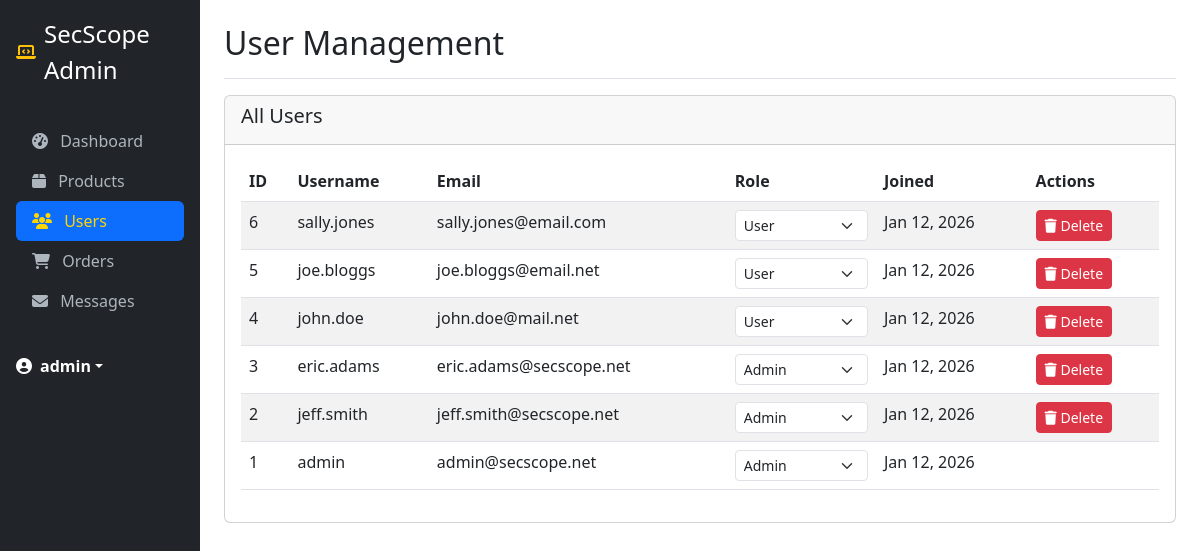
The page /admin/users.php (signed in) on the database its author committed.
### tables this page shows
CREATE TABLE users (
    id INT AUTO_INCREMENT PRIMARY KEY,
    username VARCHAR(50) NOT NULL UNIQUE,
    email VARCHAR(100) NOT NULL UNIQUE,
    password VARCHAR(255) NOT NULL,
    role ENUM('admin', 'user') DEFAULT 'user',
    created_at TIMESTAMP DEFAULT CURRENT_TIMESTAMP
);

### src/admin/users.php (the view, shortened to what this page needs)
<?php
include '../includes/config.php';
$users_query = "SELECT * FROM users ORDER BY id DESC";
$users_result = $conn->query($users_query);
?>
<!DOCTYPE html>
<html lang="en">
<head>
    <link href="https://cdn.jsdelivr.net/npm/bootstrap@5.3.0/dist/css/bootstrap.min.css" rel="stylesheet">
    <link rel="stylesheet" href="https://cdnjs.cloudflare.com/ajax/libs/font-awesome/6.4.0/css/all.min.css">
</head>
<body>
    <div class="container-fluid">
        <div class="row">
            <div class="col-md-3 col-lg-2 sidebar p-0">
                <div class="d-flex flex-column p-3">
                    <a href="../index.php" class="d-flex align-items-center mb-3 mb-md-0 me-md-auto text-white text-decoration-none">
                        <i class="fas fa-laptop-code me-2 text-warning"></i>
                        <span class="fs-4">SecScope Admin</span>
                    </a>
                    <hr>
                    <ul class="nav nav-pills flex-column mb-auto">
                        <li class="nav-item">
                            <a href="index.php" class="nav-link">
                                <i class="fas fa-tachometer-alt me-2"></i>
                                Dashboard
                            </a>
                        </li>
                        <li>
                            <a href="products.php" class="nav-link">
                                <i class="fas fa-box me-2"></i>
                                Products
                            </a>
                        </li>
                        <li>
                            <a href="users.php" class="nav-link active">
                                <i class="fas fa-users me-2"></i>
                                Users
                            </a>
                        </li>
                        <li>
                            <a href="orders.php" class="nav-link">
                                <i class="fas fa-shopping-cart me-2"></i>
                                Orders
                            </a>
                        </li>
                        <li>
                            <a href="messages.php" class="nav-link">
                                <i class="fas fa-envelope me-2"></i>
                                Messages
                            </a>
                        </li>
                    </ul>
                    <hr>
                    <div class="dropdown">
                        <a href="#" class="d-flex align-items-center text-white text-decoration-none dropdown-toggle" data-bs-toggle="dropdown">
                            <i class="fas fa-user-circle me-2"></i>
                            <strong><?php echo $_SESSION['username']; ?></strong>
                        </a>
                    </div>
                </div>
            </div>
            <main class="col-md-9 ms-sm-auto col-lg-10 px-md-4 py-4">
                <div class="d-flex justify-content-between flex-wrap flex-md-nowrap align-items-center pb-2 mb-3 border-bottom">
                    <h1 class="h2">User Management</h1>
                </div>
                <div class="row">
                    <div class="col-12">
                        <div class="card">
                            <div class="card-header">
                                <h5>All Users</h5>
                            </div>
                            <div class="card-body">
                                <?php if ($users_result->num_rows > 0): ?>
                                <div class="table-responsive">
                                    <table class="table table-striped">
                                        <thead>
                                            <tr>
                                                <th>ID</th>
                                                <th>Username</th>
                                                <th>Email</th>
                                                <th>Role</th>
                                                <th>Joined</th>
                                                <th>Actions</th>
                                            </tr>
                                        </thead>
                                        <tbody>
                                            <?php while($user = $users_result->fetch_assoc()): ?>
                                            <tr>
                                                <td><?php echo $user['id']; ?></td>
                                                <td><?php echo $user['username']; ?></td>
                                                <td><?php echo $user['email']; ?></td>
                                                <td>
                                                    <form class="d-inline">
                                                        <select name="new_role" class="form-select form-select-sm" onchange="this.form.submit()">
                                                            <option value="user" <?php echo $user['role'] == 'user' ? 'selected' : ''; ?>>User</option>
                                                            <option value="admin" <?php echo $user['role'] == 'admin' ? 'selected' : ''; ?>>Admin</option>
                                                        </select>
                                                    </form>
                                                </td>
                                                <td><?php echo date('M j, Y', strtotime($user['created_at'])); ?></td>
                                                <td>
                                                    <?php if ($user['id'] != $_SESSION['user_id']): ?>
                                                    <a href="?delete_user=<?php echo $user['id']; ?>" class="btn btn-sm btn-danger"
                                                       onclick="return confirm('Are you sure you want to delete this user?')">
                                                        <i class="fas fa-trash"></i> Delete
                                                    </a>
                                                    <?php endif; ?>
                                                </td>
                                            </tr>
                                            <?php endwhile; ?>
                                        </tbody>
                                    </table>
                                </div>
                                <?php else: ?>
                                <p class="text-center">No users found.</p>
                                <?php endif; ?>
                            </div>
                        </div>
                    </div>
                </div>
            </main>
        </div>
    </div>
</body>
</html>

### src/admin/users.php (style rules this page uses)
.sidebar { min-height: 100vh; background-color: #212529; }
.sidebar .nav-link { color: #adb5bd; }
.sidebar .nav-link.active { color: #FFD700; }

### rows shown on the page
users: id "6", username "sally.jones", email "sally.jones@email.com", new_role "User", created_at "Jan 12, 2026"
users: id "5", username "joe.bloggs", email "joe.bloggs@email.net", new_role "User", created_at "Jan 12, 2026"
users: id "4", username "john.doe", email "john.doe@mail.net", new_role "User", created_at "Jan 12, 2026"
users: id "3", username "eric.adams", email "eric.adams@secscope.net", new_role "Admin", created_at "Jan 12, 2026"
users: id "2", username "jeff.smith", email "jeff.smith@secscope.net", new_role "Admin", created_at "Jan 12, 2026"
users: id "1", username "admin", email "admin@secscope.net", new_role "Admin", created_at "Jan 12, 2026"

### other values the page prints
$_SESSION['username'] "admin"
